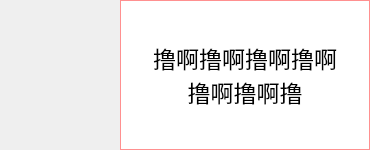
<?xml version="1.0" encoding="UTF-8"?>
<ui version="4.0">
 <class>Notify</class>
 <widget class="QWidget" name="Notify">
  <property name="geometry">
   <rect>
    <x>0</x>
    <y>0</y>
    <width>370</width>
    <height>150</height>
   </rect>
  </property>
  <property name="windowTitle">
   <string>Notify</string>
  </property>
  <layout class="QHBoxLayout" name="horizontalLayout">
   <property name="spacing">
    <number>0</number>
   </property>
   <property name="leftMargin">
    <number>0</number>
   </property>
   <property name="topMargin">
    <number>0</number>
   </property>
   <property name="rightMargin">
    <number>0</number>
   </property>
   <property name="bottomMargin">
    <number>0</number>
   </property>
   <item>
    <widget class="QLabel" name="icon">
     <property name="sizePolicy">
      <sizepolicy hsizetype="Preferred" vsizetype="Preferred">
       <horstretch>0</horstretch>
       <verstretch>0</verstretch>
      </sizepolicy>
     </property>
     <property name="minimumSize">
      <size>
       <width>120</width>
       <height>150</height>
      </size>
     </property>
     <property name="styleSheet">
      <string notr="true"/>
     </property>
     <property name="text">
      <string/>
     </property>
     <property name="scaledContents">
      <bool>false</bool>
     </property>
     <property name="alignment">
      <set>Qt::AlignCenter</set>
     </property>
    </widget>
   </item>
   <item>
    <widget class="QLabel" name="note">
     <property name="sizePolicy">
      <sizepolicy hsizetype="Expanding" vsizetype="Preferred">
       <horstretch>0</horstretch>
       <verstretch>0</verstretch>
      </sizepolicy>
     </property>
     <property name="minimumSize">
      <size>
       <width>250</width>
       <height>150</height>
      </size>
     </property>
     <property name="font">
      <font>
       <pointsize>17</pointsize>
      </font>
     </property>
     <property name="styleSheet">
      <string notr="true">QLabel
{
border:1px solid  rgb(255, 144, 144) ;
background-color:rgb(255, 255, 255)
}</string>
     </property>
     <property name="text">
      <string>撸啊撸啊撸啊撸啊
撸啊撸啊撸</string>
     </property>
     <property name="alignment">
      <set>Qt::AlignCenter</set>
     </property>
     <property name="wordWrap">
      <bool>true</bool>
     </property>
     <property name="margin">
      <number>4</number>
     </property>
    </widget>
   </item>
  </layout>
 </widget>
 <layoutdefault spacing="6" margin="11"/>
 <resources/>
 <connections/>
</ui>
